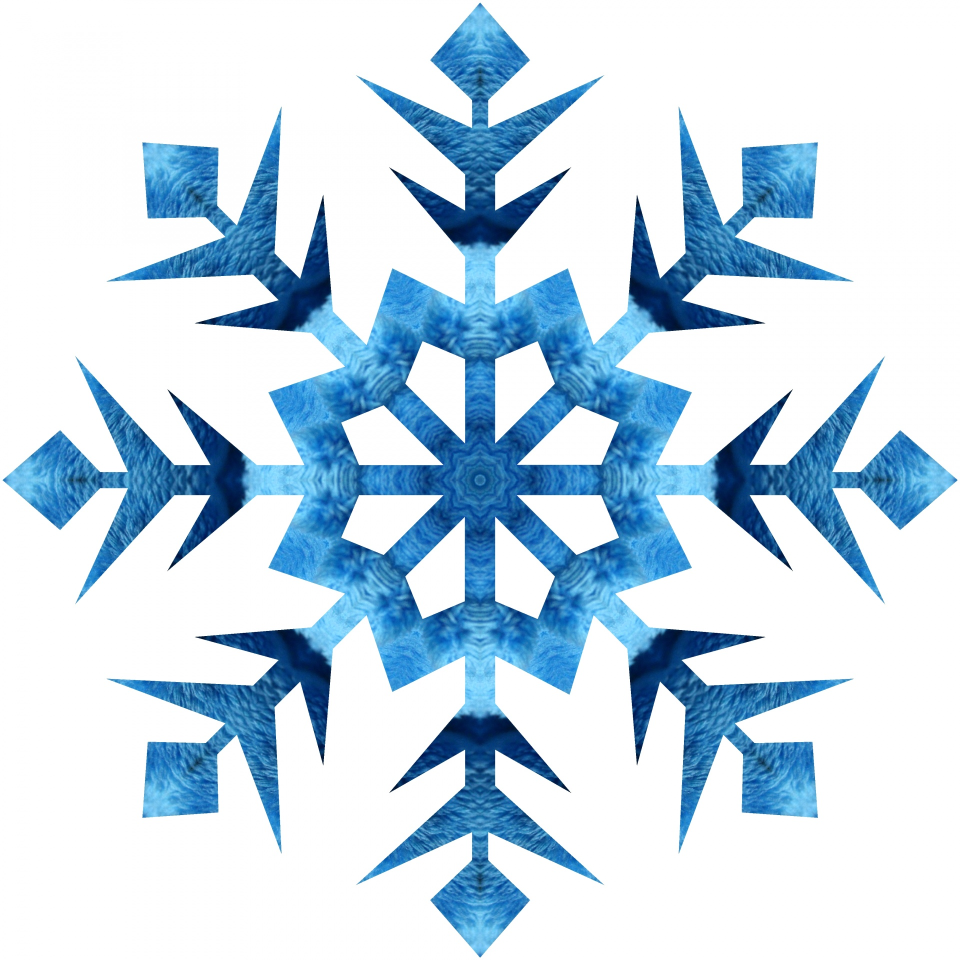
#> input picture snowflake.jpg, 1920 x 1920 px (shown at 1/2 size)
$ python generate_snowflake.py
#> lines starting #> are read from the running program, lines starting #| are printed output that depends on the picture; after the words box and inside, x2 and y2 are one past the last pixel; in counts of white or black regions, pixels touching at a corner belong together
from PIL import Image
import numpy as np

def image_to_boolean_array(image_path, output_shape=(128, 64), threshold=128, output_file="output_image.bmp"):
    # Open the image and convert to grayscale
#> called with image_path = 'snowflake.jpg', output_shape = (75, 75), threshold = 200, output_file = 'output_image.bmp'
    image = Image.open(image_path).convert("L")
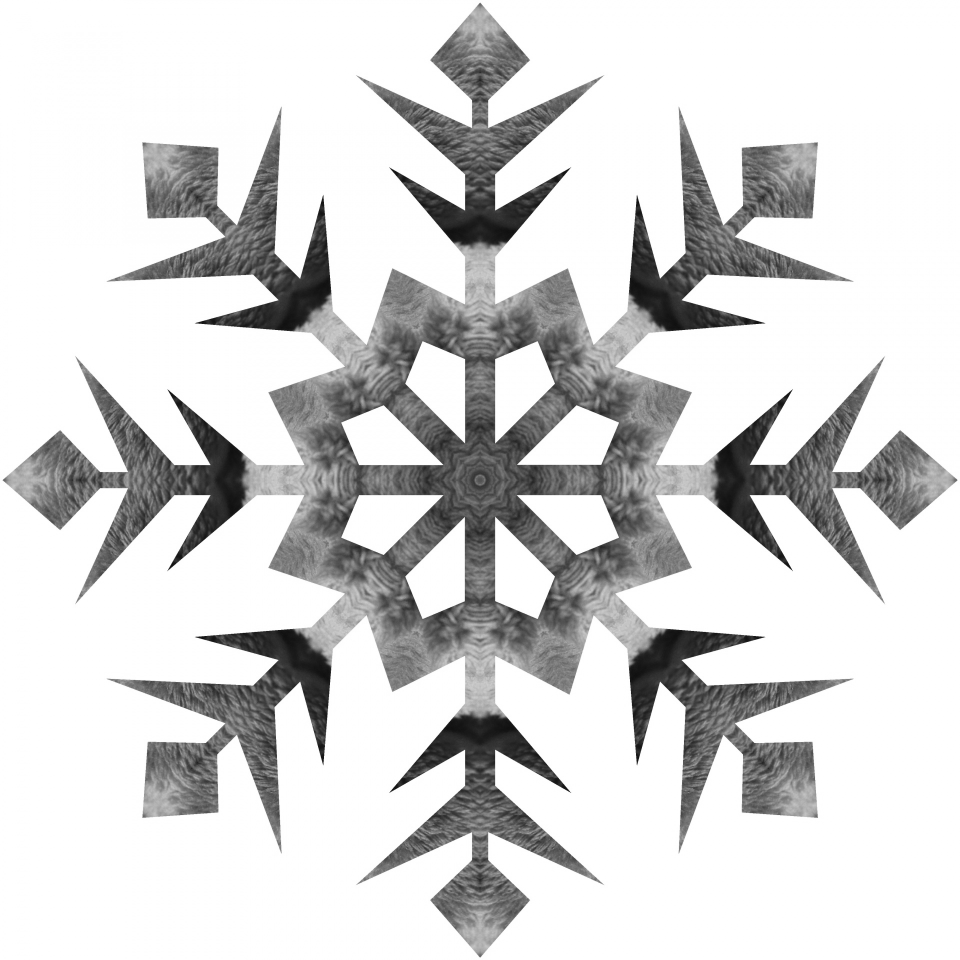
#> image: PIL image 1920x1920 L (shown at 1/2 size); min 14, max 255, mean 214

    # Resize the image to the desired output shape
    image_resized = image.resize(output_shape)
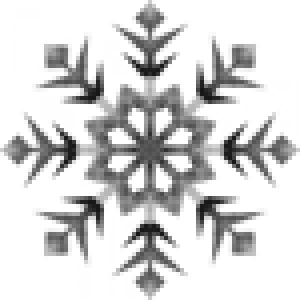
#> image_resized: PIL image 75x75 L (shown 4 times larger); min 23, max 255, mean 213.4

    # Apply threshold to convert the grayscale image to black and white
    image_bw = image_resized.point(lambda x: 255 if x < threshold else 0, '1')
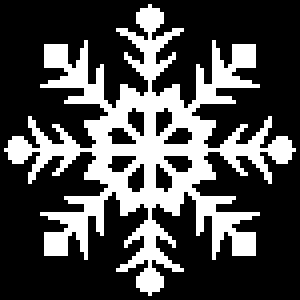
#> image_bw: PIL image 75x75 1 (shown 4 times larger); 29.3% white; 1 white region, box (x1, y1, x2, y2) and area: (1, 1, 74, 74) 1647

    # Convert the image to a NumPy array
    boolean_array = np.array(image_bw)

    # Save the resulting black-and-white image
    image_bw.save(output_file)

    # Generate formatted output for pasting into ATmega328p code
    formatted_array = []
    for row in boolean_array:
        byte = []
        for pixel in row:
            byte.append('1' if pixel else '0')
        formatted_array.append(''.join(byte))
#> this loop made 75 passes
#> after the loop, formatted_array = 75 items

    # Print formatted array for ATmega328p code
    print("const bool image_array[SPLASH_HEIGHT][SPLASH_WIDTH] PROGMEM = {{".format(output_shape[1], output_shape[0]))
    for line in formatted_array:
        print("    {" + ", ".join(line) + "},")
    print("};")

    # [12 lines of commented-out code are left out]

    return boolean_array

if __name__ == "__main__":
    # Example usage:
    image_to_boolean_array("snowflake.jpg", output_shape=(75, 75), threshold=200, output_file="output_image.bmp")

$ run again, with caution.jpg copied over snowflake.jpg
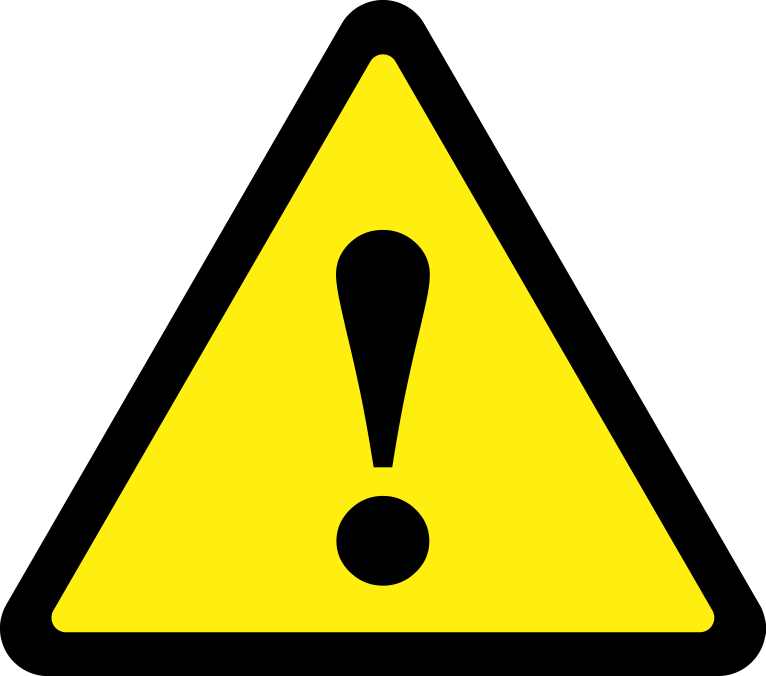
#> input picture caution.jpg, 2297 x 2028 px (shown at 1/3 size)
#> in image_to_boolean_array, `image_resized = image.resize(output_shape)`:
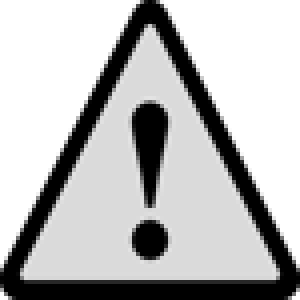
#> image_resized: PIL image 75x75 L (shown 4 times larger); min 0, max 255, mean 184.9
#> in image_to_boolean_array, `image_bw = image_resized.point(lambda x: 255 if x < threshold else 0, ..`:
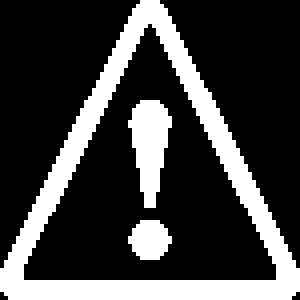
#> image_bw: PIL image 75x75 1 (shown 4 times larger); 25.3% white; 3 white regions, box (x1, y1, x2, y2) and area: (0, 0, 75, 75) 1157, (32, 25, 43, 52) 184, (32, 55, 43, 65) 82
#> the loop in image_to_boolean_array, `for row in boolean_array:` made 75 passes
#> after the loop in image_to_boolean_array, `for row in boolean_array:`: formatted_array = 75 items
#> the loop in image_to_boolean_array, `for line in formatted_array:` made 75 passes
#> (printed output is left out)
